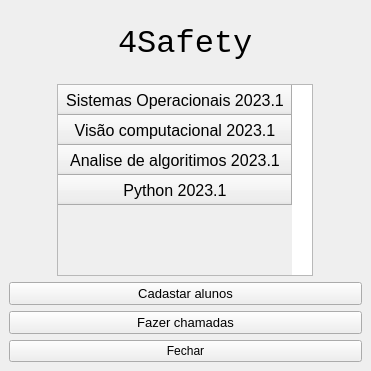
<?xml version="1.0" encoding="UTF-8"?>
<ui version="4.0">
 <class>MainWindow</class>
 <widget class="QMainWindow" name="MainWindow">
  <property name="geometry">
   <rect>
    <x>0</x>
    <y>0</y>
    <width>371</width>
    <height>371</height>
   </rect>
  </property>
  <property name="windowTitle">
   <string>MainWindow</string>
  </property>
  <widget class="QWidget" name="centralwidget">
   <layout class="QGridLayout" name="gridLayout_3">
    <item row="3" column="0">
     <layout class="QGridLayout" name="gridLayout_2">
      <item row="1" column="0">
       <widget class="QPushButton" name="pushButton">
        <property name="font">
         <font>
          <pointsize>10</pointsize>
         </font>
        </property>
        <property name="text">
         <string>Cadastar alunos</string>
        </property>
        <property name="checkable">
         <bool>false</bool>
        </property>
        <property name="autoRepeat">
         <bool>false</bool>
        </property>
        <property name="autoExclusive">
         <bool>false</bool>
        </property>
        <property name="autoDefault">
         <bool>false</bool>
        </property>
        <property name="default">
         <bool>false</bool>
        </property>
        <property name="flat">
         <bool>false</bool>
        </property>
       </widget>
      </item>
      <item row="2" column="0">
       <widget class="QPushButton" name="pushButton_2">
        <property name="font">
         <font>
          <pointsize>10</pointsize>
         </font>
        </property>
        <property name="text">
         <string>Fazer chamadas</string>
        </property>
       </widget>
      </item>
     </layout>
    </item>
    <item row="0" column="0">
     <layout class="QGridLayout" name="gridLayout">
      <property name="leftMargin">
       <number>0</number>
      </property>
      <item row="0" column="0" alignment="Qt::AlignHCenter">
       <widget class="QLabel" name="label">
        <property name="font">
         <font>
          <family>Consolas</family>
          <pointsize>24</pointsize>
         </font>
        </property>
        <property name="text">
         <string>4Safety</string>
        </property>
       </widget>
      </item>
     </layout>
    </item>
    <item row="4" column="0">
     <widget class="QPushButton" name="close_QPB">
      <property name="text">
       <string>Fechar</string>
      </property>
     </widget>
    </item>
    <item row="2" column="0" alignment="Qt::AlignHCenter">
     <widget class="QTableWidget" name="tableWidget">
      <property name="minimumSize">
       <size>
        <width>256</width>
        <height>0</height>
       </size>
      </property>
      <property name="maximumSize">
       <size>
        <width>16777215</width>
        <height>192</height>
       </size>
      </property>
      <property name="lineWidth">
       <number>1</number>
      </property>
      <property name="autoScrollMargin">
       <number>20</number>
      </property>
      <row>
       <property name="text">
        <string>Sistemas Operacionais 2023.1</string>
       </property>
       <property name="font">
        <font>
         <pointsize>12</pointsize>
        </font>
       </property>
       <property name="textAlignment">
        <set>AlignCenter</set>
       </property>
       <property name="background">
        <color>
         <red>223</red>
         <green>223</green>
         <blue>223</blue>
        </color>
       </property>
      </row>
      <row>
       <property name="text">
        <string>Visão computacional 2023.1</string>
       </property>
       <property name="font">
        <font>
         <pointsize>12</pointsize>
        </font>
       </property>
       <property name="textAlignment">
        <set>AlignCenter</set>
       </property>
       <property name="background">
        <color>
         <red>223</red>
         <green>223</green>
         <blue>223</blue>
        </color>
       </property>
      </row>
      <row>
       <property name="text">
        <string>Analise de algoritimos 2023.1</string>
       </property>
       <property name="font">
        <font>
         <pointsize>12</pointsize>
        </font>
       </property>
       <property name="textAlignment">
        <set>AlignCenter</set>
       </property>
       <property name="background">
        <color>
         <red>182</red>
         <green>182</green>
         <blue>182</blue>
        </color>
       </property>
      </row>
      <row>
       <property name="text">
        <string>Python 2023.1</string>
       </property>
       <property name="font">
        <font>
         <pointsize>12</pointsize>
        </font>
       </property>
       <property name="textAlignment">
        <set>AlignCenter</set>
       </property>
       <property name="background">
        <color>
         <red>182</red>
         <green>182</green>
         <blue>182</blue>
        </color>
       </property>
      </row>
     </widget>
    </item>
   </layout>
  </widget>
 </widget>
 <resources/>
 <connections/>
</ui>
